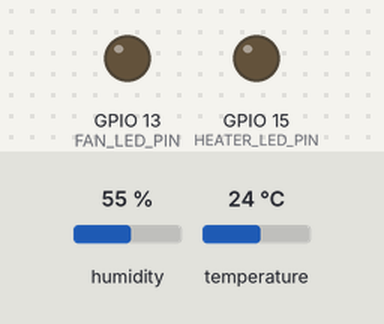
A sketch run on a simulated ESP32. Shown: output pins drawn as LEDs (lit = HIGH). The inputs (shaded band) are chosen by the test bench; at power-on: humidity 55 %, temperature 24 °C. WiFi joins after 1.5 s; servers stay silent unless stated; no MQTT or app messages arrive unless stated; what the sketch prints to the serial monitor is not drawn.

Above: at 2.7 s.
2.8 s: humidity set to 59 %
5.5 s: humidity set to 62 %
At 6.5 s:
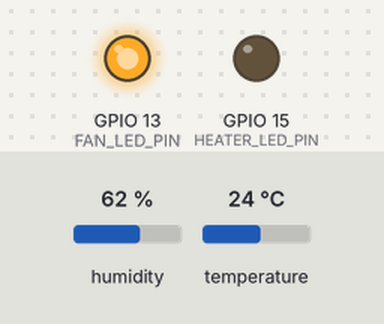
8.2 s: humidity set to 22 %
At 10.1 s:
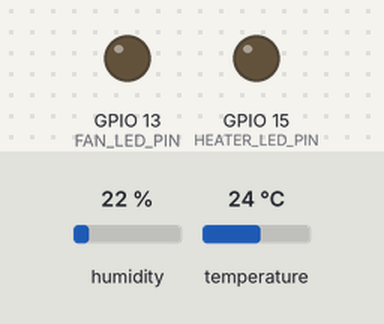
11.0 s: temperature set to 22.5 °C
13.7 s: temperature set to 21.6 °C
At 16.7 s:
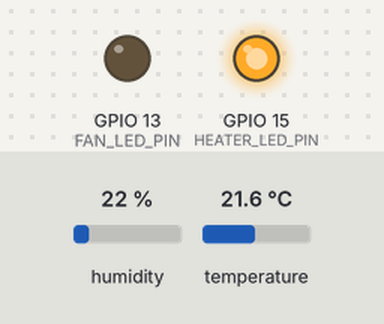
17.1 s: humidity set to 68 %
At 18.5 s:
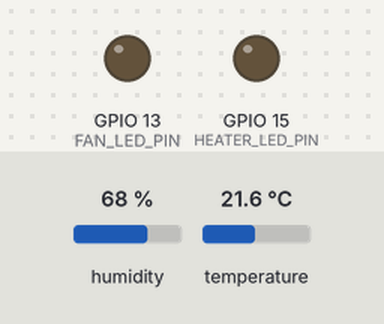
Timing chart, 0 to 20.1 s (numbered marks = the images above; inputs shaded):
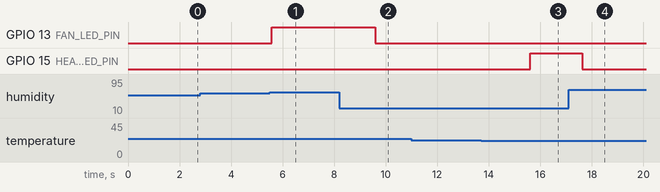

The sketch:

monitor_temp.ino
```cpp
#include <WiFi.h>
#include <PubSubClient.h>
#include <DHT.h>

// Configurações do DHT
#define DHTPIN 14
#define DHTTYPE DHT22
DHT dht(DHTPIN, DHTTYPE);

// Configurações Wi-Fi e MQTT
const char* ssid = "Wokwi-GUEST";          // Nome da rede Wi-Fi
const char* password = "";                 // Senha do Wi-Fi
const char* mqtt_server = "4.228.61.195"; // Endereço do broker MQTT
const int mqtt_port = 1883;                // Porta MQTT
const char* mqtt_id = "monitor_temp";      // ID do cliente MQTT
const char* topic_temp = "/monitor/temperature";
const char* topic_hum = "/monitor/humidity";
const char* topic_status = "/monitor/status";

WiFiClient espClient;
PubSubClient client(espClient);

// Pinos dos LEDs
#define FAN_LED_PIN 13
#define HEATER_LED_PIN 15

void setupWiFi() {
    Serial.print("Conectando ao Wi-Fi");
    WiFi.begin(ssid, password);
    while (WiFi.status() != WL_CONNECTED) {
        delay(500);
        Serial.print(".");
    }
    Serial.println("\nWi-Fi conectado.");
}

void reconnectMQTT() {
    while (!client.connected()) {
        Serial.print("Conectando ao MQTT...");
        if (client.connect(mqtt_id)) {
            Serial.println("Conectado.");
        } else {
            Serial.print("Falha. Código: ");
            Serial.println(client.state());
            delay(2000);
        }
    }
}

void sendMQTT(float t, float h, const char* status) {
    if (!client.connected()) reconnectMQTT();
    client.loop();

    char tempStr[8];
    char humStr[8];
    snprintf(tempStr, sizeof(tempStr), "%.2f", t);
    snprintf(humStr, sizeof(humStr), "%.2f", h);

    client.publish(topic_temp, tempStr);
    client.publish(topic_hum, humStr);
    client.publish(topic_status, status);
}

void setup() {
    Serial.begin(115200);
    setupWiFi();
    client.setServer(mqtt_server, mqtt_port);

    // Inicializa DHT e LEDs
    dht.begin();
    pinMode(FAN_LED_PIN, OUTPUT);
    pinMode(HEATER_LED_PIN, OUTPUT);
    digitalWrite(FAN_LED_PIN, LOW);
    digitalWrite(HEATER_LED_PIN, LOW);
}

void loop() {
    if (!client.connected()) reconnectMQTT();
    client.loop();

    // Leitura do DHT
    float h = dht.readHumidity();
    float t = dht.readTemperature();
    if (isnan(h) || isnan(t)) {
        Serial.println("Erro ao ler do DHT.");
        return;
    }

    // Controle de LEDs e estado do sistema
    const char* status;
    if (t < 22.0 && h > 60.0) {
        digitalWrite(FAN_LED_PIN, LOW);
        digitalWrite(HEATER_LED_PIN, LOW);
        status = "Sistema Desligado";
    } else if (t < 22.0) {
        digitalWrite(FAN_LED_PIN, LOW);
        digitalWrite(HEATER_LED_PIN, HIGH);
        status = "Aquecedor Ligado";
    } else if (t > 25.0 || h > 60.0) {
        digitalWrite(FAN_LED_PIN, HIGH);
        digitalWrite(HEATER_LED_PIN, LOW);
        status = "Ventilador Ligado";
    } else {
        digitalWrite(FAN_LED_PIN, LOW);
        digitalWrite(HEATER_LED_PIN, LOW);
        status = "Sistema Desligado";
    }

    // Log no Serial Monitor
    Serial.printf("Temp: %.2f C, Hum: %.2f %%, Status: %s\n", t, h, status);

    // Envia dados via MQTT
    sendMQTT(t, h, status);

    delay(2000); // Aguarda 2 segundos antes de repetir
}
```

Measured:
- the behaviour switches between 60 and 61 % on humidity (found by bisection; images 0 and 1)
- the behaviour switches between 22 and 21.9 °C on temperature (found by bisection; images 2 and 3)
- after the input at 2.8 s, every drawn part: stays the same
- after the input at 5.5 s, GPIO 13 (FAN_LED_PIN): LOW → HIGH after 0.07 s
- after the input at 8.2 s, GPIO 13 (FAN_LED_PIN): HIGH → LOW after 1.4 s
- after the input at 11.0 s, every drawn part: stays the same
- after the input at 13.7 s, GPIO 15 (HEATER_LED_PIN): LOW → HIGH after 1.9 s
- after the input at 17.1 s, GPIO 15 (HEATER_LED_PIN): HIGH → LOW after 0.52 s
